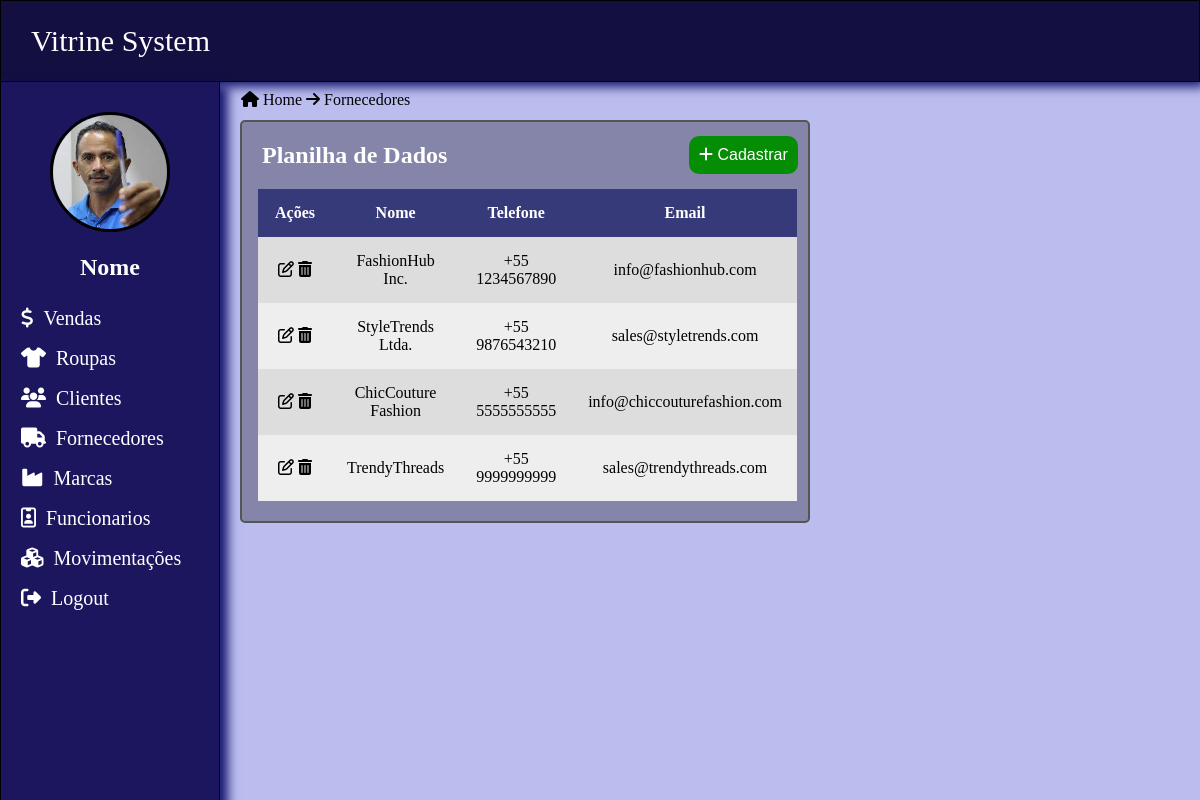
Screenshot of /fornecedorespage.php with the database file from the repository.
### tables this page shows
CREATE TABLE IF NOT EXISTS `fornecedores` (
  `ID_Fornecedor` int(11) NOT NULL AUTO_INCREMENT,
  `Nome` varchar(100) NOT NULL,
  `Telefone` varchar(20) NOT NULL,
  `Email` varchar(100) NOT NULL,
  PRIMARY KEY (`ID_Fornecedor`)
);

### fornecedorespage.php (the view, shortened to what this page needs)
<?php
include("conexao.php");
$consulta = "SELECT `Nome`,`Telefone`,`Email` FROM `Fornecedores`";
$con = $mysqli->query($consulta) or die($mysqli->error);
?>
<!DOCTYPE html>
<html lang="pt-br">
<head>
    <link rel="stylesheet" type="text/css" href="Css/style.css">
    <link rel="stylesheet" type="text/css" href="css/fornecedores.css">
    <link rel="stylesheet" href="https://cdnjs.cloudflare.com/ajax/libs/font-awesome/4.7.0/css/font-awesome.min.css">
</head>
<body>
    <nav>
        <a href="homepage.php"><label>Vitrine System</label></a>
    </nav>
    <div class="side-menu">
        <center>
            <img src="images/bluepen.jpg">
            <br><br>
            <h2>Nome</h2>
        </center>
        <br>
        <a href="vendaspage.php"><i class="fa fa-usd" aria-hidden="true"></i><span>Vendas</span></a>
        <a href="roupaspage.php"><i class="fas fa-tshirt" aria-hidden="true"></i><span>Roupas</span></a>
        <a href="clientespage.php"><i class="fa fa-users" aria-hidden="true"></i><span>Clientes</span></a>
        <a href="fornecedorespage.php"><i class="fa fa-truck" aria-hidden="true"></i><span>Fornecedores</span></a>
        <a href="marcaspage.php"><i class="fa fa-industry" aria-hidden="true"></i><span>Marcas</span></a>
        <a href="funcionariospage.php"><i class="fa fa-id-badge" aria-hidden="true"></i><span>Funcionarios</span></a>
        <a href="movimentacaopage.php"><i class="fa fa-cubes" aria-hidden="true"></i><span>Movimentações</span></a>
        <a href="loginpage.php"><i class="fas fa-sign-out-alt" aria-hidden="true"></i><span>Logout</span></a>
    </div>
    <div class="content2">
		<section>
			<div class="container2">
			<p><a href="homepage.php" ><i class="fa fa-home" aria-hidden="true"></a></i> Home <i class="fa fa-arrow-right" aria-hidden="true"></i> Fornecedores</p>
			</div>
		</section>
	</div>
    <div class="content">
		<section>
		<div class="container">
            <button class="botao-cadastro"><i class="fa fa-plus" aria-hidden="true"></i> Cadastrar</button>
                <div class="card">
                    <h2>Planilha de Dados</h2>
                    <table class="table">
                        <tr>
                            <th>Ações</th>
                            <th>Nome</th>
                            <th>Telefone</th>
                            <th>Email</th>
                        </tr>
                        <?php while($dado = $con->fetch_array()) { ?>
                        <tr>
                            <td>
                            <a href="#"><i class="fa fa-pencil-square-o" aria-hidden="true"></i></a>
                            <a href="#"><i class="fa fa-trash" aria-hidden="true"></i></a>
                            </td>
                            <td><?php echo $dado["Nome"]; ?></td>
                            <td><?php echo $dado["Telefone"]; ?></td>
                            <td class="telefone"><?php echo $dado["Email"]; ?></td>
                        </tr>
                        <?php } ?>
                    </table>
                </div>
		</div>
		</section>
	</div>
</body>
</html>

### css/style.css (style rules this page uses)
* { padding: 0; margin:0; text-decoration: none; list-style: none; box-sizing: border-box; }
body { background: #bbbdef; }
.content2 { margin-left: 220px; padding: 20px; text-align: center; }
.container2 { padding: 1px; height: 200px; position: absolute; top: 90px; left: 240px; display: inline-block; text-align: left; margin: 0 auto; }
.container2 a { color: black; }
nav { background: #130f40; line-height: 10%; position: fixed; width: 100%; border: 1px solid black; border-style: groove; box-shadow: 2px 2px 10px 3px rgba(25, 25, 112, 30); }
label { line-height: 80px; font-size: 30px; color: white; font-weight: 200; margin-left: 30px; cursor: pointer; }
.side-menu { position: fixed; background: #1c165e; width: 220px; height: 100%; margin-top: 82px; border: 0.5px solid black; border-style: none groove groove groove; box-shadow: 2px 10px 10px 6px rgba(25, 25, 112, 30); }
.side-menu center img { height: 120px; width: 120px; border-radius: 50%; margin-top: 30px; border: 3px solid black; background: white; }
.side-menu center h2 { color: white; }
.side-menu a { display: block; line-height: 38px; transition: 0.5s; color: white; }
.side-menu span { font-size: 20px; margin-left: 10px; color: white; }
.side-menu i { font-size: 20px; margin-left: 20px; color: white; }

### css/fornecedores.css (style rules this page uses)
.content { margin-left: 220px; padding: 20px; text-align: center; }
.container { border: 2px none; border-radius: 5px; padding: 20px; position: fixed; top: 50px; left: 220px; display: inline-block; text-align: left; margin: 0 auto; }
button { position: absolute; left: 469px; top: 86px; }
.botao-cadastro { background-color: rgb(5, 141, 5); color: white; padding: 10px 10px; border: none; border-radius: 10px; font-size: 16px; cursor: pointer; }
.card { background-color: #8485a9; color: #ffffff; border: 2px solid #555555; border-radius: 5px; padding: 20px; width: 570px; margin: 0 auto; margin-top: 50px; }
table { width: 50%; border-collapse: collapse; margin-top: 20px; border-radius: 5px; position: relative; right: 4px; }
.table a { color: black; }
th, td { padding: 15px 15px 15px 17px; width: 1px; text-align: center; }
th { background-color: #373a79; color: #ffffff; }
td { background-color: #eeeeee; color: black; }
tr:nth-child(even) td { background-color: #dddddd; }

### rows the page displays
fornecedores: Nome "FashionHub Inc.", Telefone "+55 1234567890", Email "info@fashionhub.com"
fornecedores: Nome "StyleTrends Ltda.", Telefone "+55 9876543210", Email "sales@styletrends.com"
fornecedores: Nome "ChicCouture Fashion", Telefone "+55 5555555555", Email "info@chiccouturefashion.com"
fornecedores: Nome "TrendyThreads", Telefone "+55 9999999999", Email "sales@trendythreads.com"
